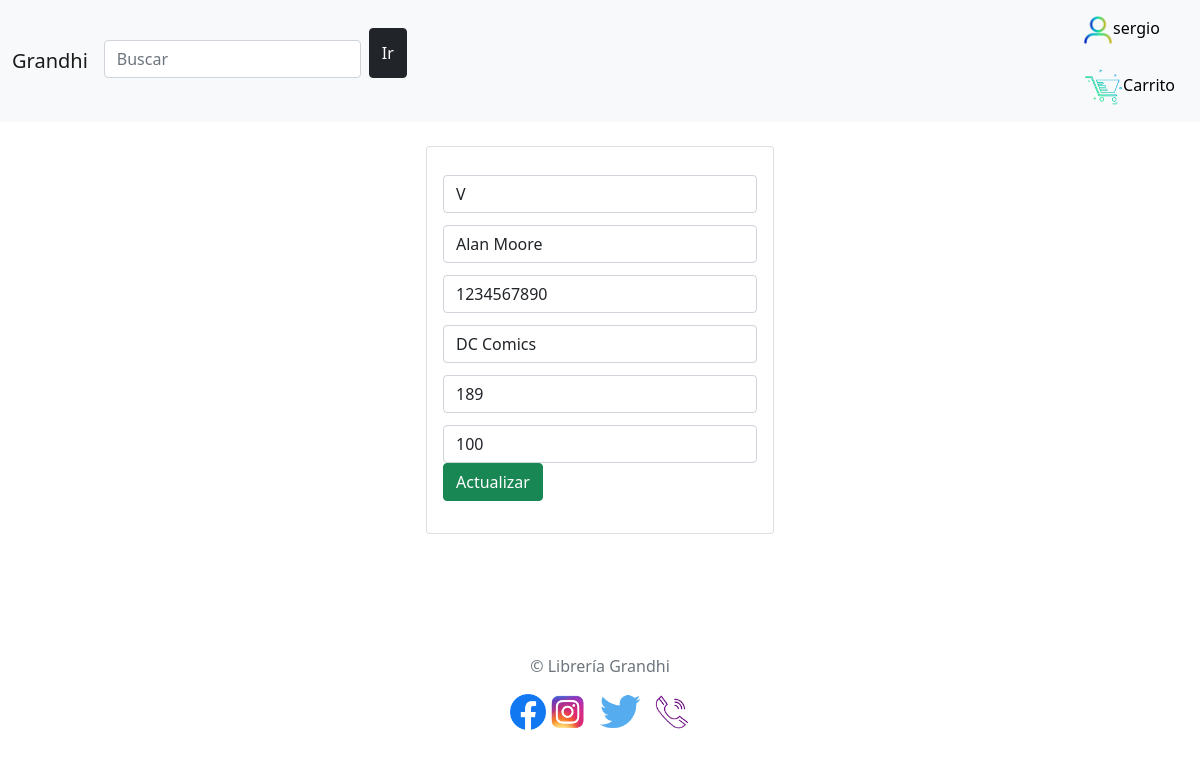
Screenshot of /php/editarLibros.php?id=3 (signed in) with the database file from the repository.
### tables this page shows
CREATE TABLE `stock` (
  `id` int(11) NOT NULL,
  `titulo` varchar(100) NOT NULL,
  `autor` varchar(50) NOT NULL,
  `isbn` int(15) NOT NULL,
  `editorial` varchar(50) NOT NULL,
  `cantidad` int(4) NOT NULL,
  `precio` int(20) DEFAULT NULL
);

### php/editarLibros.php (the view, shortened to what this page needs)
<?php
	include("conexiondb.php");
	if (isset($_GET['id'])) {
		$id = $_GET['id'];
		$query = "SELECT * FROM stock WHERE id = $id";
		$resultado = mysqli_query($conex, $query);
		if (mysqli_num_rows($resultado) == 1) {
			$row = mysqli_fetch_array($resultado);
            $titulo = $row['titulo'];
            $autor = $row['autor'];
            $isbn = $row['isbn'];
            $editorial = $row['editorial'];
            $cantidad = $row['cantidad'];
            $precio = $row['precio'];
		}
	}
?>
<?php include("header.php") ?>
<div class="container p-4">
	<div class="row">
		<div class="col-md-4 mx-auto">
			<div class="card card-body">
				<form action="editarLibros.php?id=<?php echo $_GET['id']; ?>" method="POST">
					<div class="form-group">
						<input type="text" name="tituloF" value="<?php echo $titulo ?>" class="form-control" placeholder="Actualizar titulo">
                    </div>
                    <div class="form-group">
						<input type="text" name="autorF" value="<?php echo $autor ?>" class="form-control" placeholder="Actualizar autor">
                    </div>
                    <div class="form-group">
						<input type="text" name="isbnF" value="<?php echo $isbn ?>" class="form-control" placeholder="Actualizar isbn">
                    </div>
                    <div class="form-group">
						<input type="text" name="editorialF" value="<?php echo $editorial ?>" class="form-control" placeholder="Actualizar editorial">
                    </div>
                    <div class="form-group">
						<input type="text" name="cantidadF" value="<?php echo $cantidad ?>" class="form-control" placeholder="Actualizar cantidad">
                    </div>
                    <div class="form-group">
						<input type="text" name="precioF" value="<?php echo $precio ?>" class="form-control" placeholder="Actualizar precio">
					</div>
					<button class="btn btn-success" name="actualizarF">Actualizar</button>
				</form>
			</div>
		</div>
	</div>
</div>
<?php include("footer.php") ?>

### CSS/estilos.css (style rules this page uses)
input { width: calc(100% - 20px); padding: 9px; margin: auto; margin-top: 12px; font-size: 16px }

### rows the page displays
stock: tituloF "V", autorF "Alan Moore", isbnF "1234567890", editorialF "DC Comics", cantidadF "189", precioF "100"

### other values shown
$_SESSION['nombre'] "sergio"
